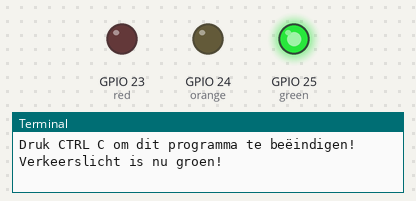
Recording of a program running on a simulated Raspberry Pi (BCM pin numbers). Parts: output pins drawn as LEDs (lit = HIGH), the last lines printed to the terminal.

Above: at 2.0 s.
At 6.0 s:
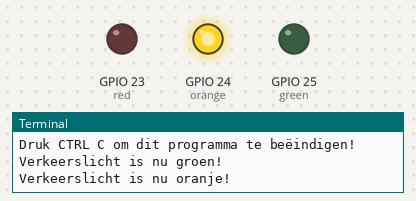
At 10.0 s:
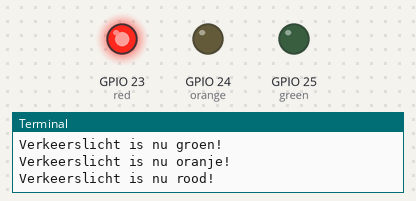
Timing chart, 0 to 15.6 s (numbered marks = the images above):
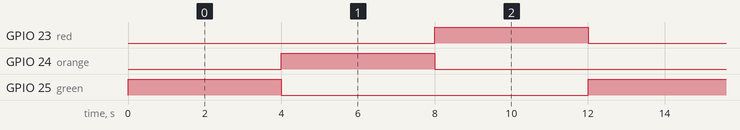

The program:

verkeerslicht.py
```python
# verkeerslicht
import RPi.GPIO as GPIO
import time

red=23
orange=24
green= 25

GPIO.setwarnings(False)

GPIO.setmode(GPIO.BCM)
GPIO.setup(red,GPIO.OUT)
GPIO.setup(orange,GPIO.OUT)
GPIO.setup(green,GPIO.OUT)

print("Druk CTRL C om dit programma te beëindigen!")


while True:

    GPIO.output(red,0)
    GPIO.output(orange,0)
    GPIO.output(green,1)
    print("Verkeerslicht is nu groen!")
    time.sleep(4)

    GPIO.output(red,0)
    GPIO.output(orange,1)
    GPIO.output(green,0)
    print("Verkeerslicht is nu oranje!")
    time.sleep(4)

    GPIO.output(red,1)
    GPIO.output(orange,0)
    GPIO.output(green,0)
    print("Verkeerslicht is nu rood!")
    time.sleep(4)
```

Measured:
- by itself, GPIO 23 (red), GPIO 24 (orange), GPIO 25 (green): alternates HIGH for 4.0 s and LOW for 8.0 s
- by itself, everything shown: repeats every 12.0 s, in 3 steps
